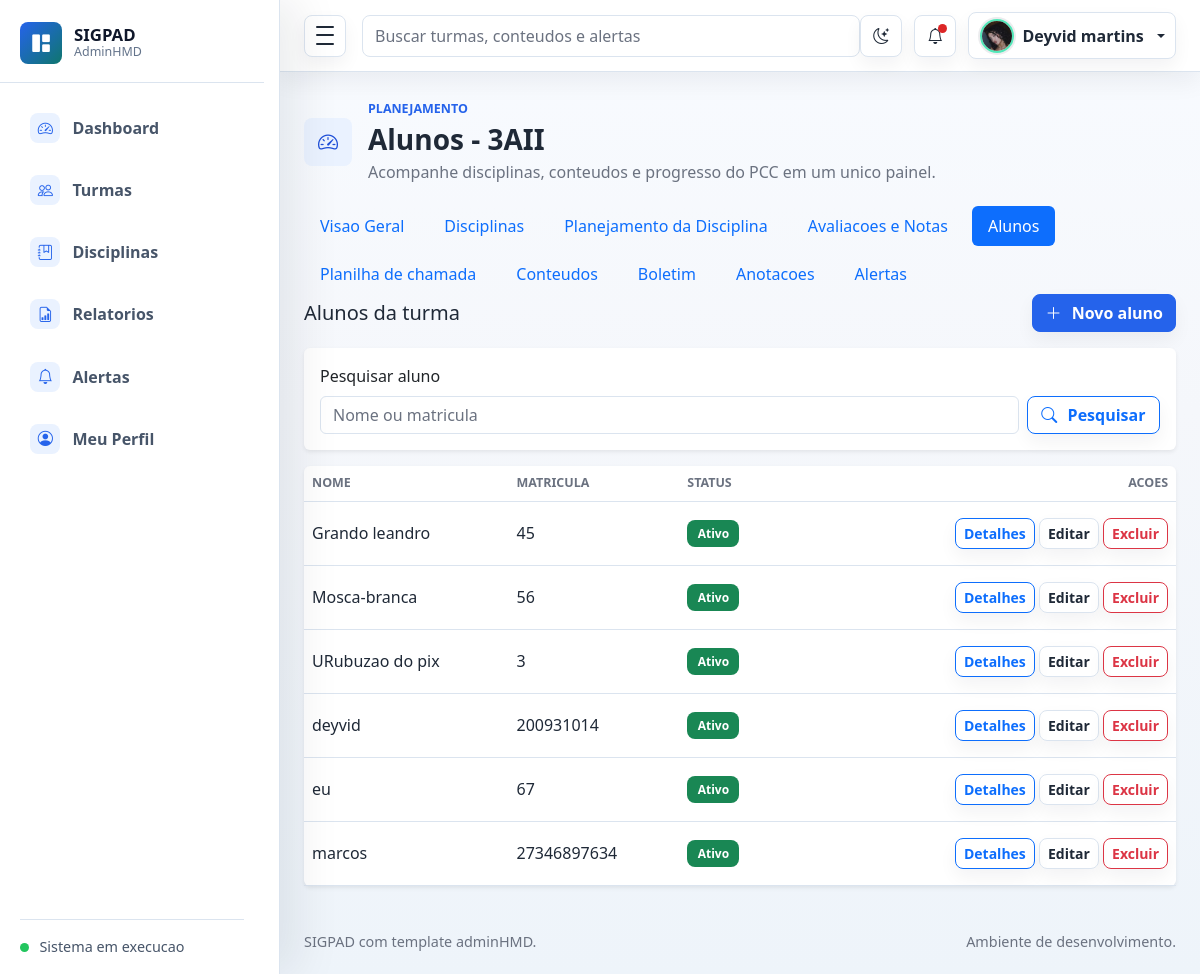
/turmas/3/alunos/ (signed in), run on the app's committed database.
### planejamento/models.py (models this page shows, shortened)
class PerfilUsuario(models.Model):
    usuario = models.OneToOneField(User, verbose_name='usuario', on_delete=models.CASCADE)
    foto = models.ImageField('foto', upload_to='usuarios/fotos/', blank=True, null=True)
    created_at = models.DateTimeField('criado em', auto_now_add=True)
    class Meta:
        verbose_name = 'Perfil de usuario'
        verbose_name_plural = 'Perfis de usuarios'
        ordering = ['usuario__username']

class Turma(models.Model):
    TURNO_CHOICES = [
        ('MATUTINO', 'Matutino'),
        ('VESPERTINO', 'Vespertino'),
        ('NOTURNO', 'Noturno'),
        ('INTEGRAL', 'Integral'),
    ]
    professor = models.ForeignKey(User, verbose_name='professor', on_delete=models.CASCADE)
    nome = models.CharField('nome', max_length=100)
    ano_letivo = models.PositiveIntegerField('ano letivo')
    turno = models.CharField('turno', max_length=20, choices=TURNO_CHOICES)
    descricao = models.TextField('descricao', blank=True, null=True)
    created_at = models.DateTimeField('criado em', auto_now_add=True)
    class Meta:
        verbose_name = 'Turma'
        verbose_name_plural = 'Turmas'
        ordering = ['-ano_letivo', 'nome']

class Aluno(models.Model):
    turma = models.ForeignKey(Turma, verbose_name='turma', on_delete=models.CASCADE, related_name='alunos')
    nome = models.CharField('nome', max_length=150)
    matricula = models.CharField('matricula', max_length=50, blank=True, null=True)
    ativo = models.BooleanField('ativo', default=True)
    created_at = models.DateTimeField('criado em', auto_now_add=True)
    class Meta:
        verbose_name = 'Aluno'
        verbose_name_plural = 'Alunos'
        ordering = ['nome']

### planejamento/views.py (the view)
# urls.py: path('turmas/<int:turma_id>/alunos/', views.aluno_lista, name='aluno_lista'),
@login_required
def aluno_lista(request, turma_id):
    turma = get_object_or_404(Turma.objects.filter(professor=request.user), id=turma_id)
    alunos = turma.alunos.all()
    busca = (request.GET.get('q') or '').strip()
    if busca:
        alunos = alunos.filter(Q(nome__icontains=busca) | Q(matricula__icontains=busca))
    return render(request, 'alunos/lista.html', {'turma': turma, 'alunos': alunos})

### planejamento/context_processors.py (called while the page is built)
def perfil_usuario_logado(request):
    if not request.user.is_authenticated:
        return {'perfil_usuario_logado': None}
    perfil, _ = PerfilUsuario.objects.get_or_create(usuario=request.user)
    alertas = Alerta.objects.filter(usuario=request.user, lido=False)
    return {
        'perfil_usuario_logado': perfil,
        'alertas_nao_lidos_navbar': alertas.count(),
        'alertas_navbar': alertas_gerais_usuario(request.user),
    }

### planejamento/models.py (called while the page is built)
    def get_badge_class(self):
        classes = {
            'INICIO': 'text-bg-primary',
            'ATRASO': 'text-bg-danger',
            'SISTEMA': 'text-bg-warning',
        }
        if self.lido:
            return 'text-bg-secondary'
        return classes.get(self.tipo, 'text-bg-secondary')

    def get_icon_class(self):
        icons = {
            'INICIO': 'bi bi-play-circle',
            'ATRASO': 'bi bi-exclamation-triangle',
            'SISTEMA': 'bi bi-info-circle',
        }
        return icons.get(self.tipo, 'bi bi-bell')

### planejamento/utils.py (called while the page is built)
def _titulo_alerta_geral(turma_nome, tipo):
    titulos = {
        'ATRASO': f'Turma {turma_nome} possui atividade atrasada.',
        'INICIO': f'Turma {turma_nome} possui atividade iniciando em breve.',
        'SISTEMA': f'Turma {turma_nome} possui alerta pendente.',
    }
    return titulos.get(tipo, f'Turma {turma_nome} possui alerta.')

### templates/alunos/lista.html (shortened to what this page needs)
{% extends 'base.html' %}
{% block page_title %}Alunos - {{ turma.nome }}{% endblock %}
{% block turma_subnav %}
{% include 'turmas/_submenu.html' %}
{% endblock %}
{% block content %}
<div class="d-flex justify-content-between align-items-center mb-3">
    <h2 class="h5 mb-0">Alunos da turma</h2>
    <a href="{% url 'aluno_criar' turma.id %}" class="btn btn-primary"><i class="bi bi-plus-lg me-1"></i>Novo aluno</a>
</div>
<form method="get" class="card border-0 shadow-sm mb-3">
    <div class="card-body row g-2 align-items-end">
        <div class="col-12 col-md-10">
            <label class="form-label" for="q">Pesquisar aluno</label>
            <input class="form-control" id="q" name="q" type="search" value="{{ request.GET.q }}" placeholder="Nome ou matricula">
        </div>
        <div class="col-12 col-md-2 d-grid">
            <button class="btn btn-outline-primary" type="submit"><i class="bi bi-search me-1"></i>Pesquisar</button>
        </div>
    </div>
</form>
<div class="card border-0 shadow-sm">
    <div class="table-responsive">
        <table class="table table-hover align-middle mb-0">
            <thead>
                <tr>
                    <th>Nome</th>
                    <th>Matricula</th>
                    <th>Status</th>
                    <th class="text-end">Acoes</th>
                </tr>
            </thead>
            <tbody>
                {% for aluno in alunos %}
                    <tr>
                        <td>{{ aluno.nome }}</td>
                        <td>{{ aluno.matricula|default:'-' }}</td>
                        <td><span class="badge {% if aluno.ativo %}text-bg-success{% else %}text-bg-secondary{% endif %}">{% if aluno.ativo %}Ativo{% else %}Inativo{% endif %}</span></td>
                        <td class="text-end">
                            <a href="{% url 'aluno_detalhes' turma.id aluno.id %}" class="btn btn-sm btn-outline-primary">Detalhes</a>
                            <a href="{% url 'aluno_editar' turma.id aluno.id %}" class="btn btn-sm btn-outline-secondary">Editar</a>
                            <a href="{% url 'aluno_deletar' turma.id aluno.id %}" class="btn btn-sm btn-outline-danger">Excluir</a>
                        </td>
                    </tr>
                {% empty %}
                    <tr>
                        <td colspan="4" class="text-center text-muted py-4">Nenhum aluno cadastrado.</td>
                    </tr>
                {% endfor %}
            </tbody>
        </table>
    </div>
</div>
{% endblock %}

### templates/base.html (shortened to what this page needs)
{% load static %}
<!doctype html>
<html lang="pt-br">
<head>
    <link rel="stylesheet" href="{% static 'assets/css/bootstrap.min.css' %}">
    <link rel="stylesheet" href="{% static 'assets/vendors/bootstrap-icons/bootstrap-icons.css' %}">
    <link rel="stylesheet" href="{% static 'assets/css/style.css' %}">
</head>
<body>
    <div class="admin-shell">
        <aside class="admin-sidebar" id="adminSidebar" aria-label="Navegacao principal">
            <div class="sidebar-header">
                <a class="brand-mark" href="{% url 'dashboard' %}" aria-label="SIGPAD dashboard">
                    <span class="brand-icon"><i class="bi bi-grid-1x2-fill" aria-hidden="true"></i></span>
                    <span class="brand-copy">
                        <span class="brand-title">SIGPAD</span>
                        <span class="brand-subtitle">AdminHMD</span>
                    </span>
                </a>
            </div>
            <nav class="sidebar-nav">
                <a class="nav-link {% if request.resolver_match.url_name == 'dashboard' %}active{% endif %}" href="{% url 'dashboard' %}" {% if request.resolver_match.url_name == 'dashboard' %}aria-current="page"{% endif %}>
                    <span class="nav-icon"><i class="bi bi-speedometer2" aria-hidden="true"></i></span>
                    <span class="nav-text">Dashboard</span>
                </a>
                <a class="nav-link {% if 'turma' in request.resolver_match.url_name %}active{% endif %}" href="{% url 'turma_lista' %}">
                    <span class="nav-icon"><i class="bi bi-people" aria-hidden="true"></i></span>
                    <span class="nav-text">Turmas</span>
                </a>
                <a class="nav-link {% if 'disciplina' in request.resolver_match.url_name %}active{% endif %}" href="{% url 'disciplina_lista' %}">
                    <span class="nav-icon"><i class="bi bi-journal-bookmark" aria-hidden="true"></i></span>
                    <span class="nav-text">Disciplinas</span>
                </a>
                <a class="nav-link {% if 'relatorio' in request.resolver_match.url_name or 'exportar' in request.resolver_match.url_name %}active{% endif %}" href="{% url 'relatorio_lista' %}">
                    <span class="nav-icon"><i class="bi bi-file-earmark-bar-graph" aria-hidden="true"></i></span>
                    <span class="nav-text">Relatorios</span>
                </a>
                <a class="nav-link {% if 'alerta' in request.resolver_match.url_name %}active{% endif %}" href="{% url 'alerta_lista' %}">
                    <span class="nav-icon"><i class="bi bi-bell" aria-hidden="true"></i></span>
                    <span class="nav-text">Alertas</span>
                </a>
                <a class="nav-link " href="{% url 'perfil_usuario' %}">
                    <span class="nav-icon"><i class="bi bi-person-circle" aria-hidden="true"></i></span>
                    <span class="nav-text">Meu Perfil</span>
                </a>
            </nav>
            <div class="sidebar-footer">
                <span class="status-dot"></span>
                <span class="sidebar-footer-text">Sistema em execucao</span>
            </div>
        </aside>
        <div class="admin-main">
            <nav class="navbar admin-navbar navbar-expand bg-white">
                <div class="container-fluid px-3 px-lg-4">
                    <button class="sidebar-toggle" type="button" data-sidebar-toggle aria-controls="adminSidebar" aria-expanded="true" aria-label="Alternar menu">
                        <span></span>
                        <span></span>
                        <span></span>
                    </button>
                    <form class="d-none d-md-flex ms-3 flex-grow-1" role="search">
                        <input class="form-control search-input" type="search" placeholder="Buscar turmas, conteudos e alertas" aria-label="Buscar">
                    </form>
                    <div class="navbar-actions ms-auto">
                        <button class="icon-button theme-toggle" type="button" data-theme-toggle aria-label="Alternar tema" title="Alternar tema">
                            <i class="bi bi-moon-stars" data-theme-icon aria-hidden="true"></i>
                        </button>
                        <div class="dropdown">
                            <button class="icon-button" type="button" data-bs-toggle="dropdown" aria-expanded="false" aria-label="Notificacoes">
                                {% if alertas_nao_lidos_navbar %}
                                    <span class="notification-dot"></span>
                                {% endif %}
                                <i class="bi bi-bell" aria-hidden="true"></i>
                            </button>
                        </div>
                        <div class="dropdown">
                            <button class="profile-button dropdown-toggle" type="button" data-bs-toggle="dropdown" aria-expanded="false">
                                {% if request.user.is_authenticated and perfil_usuario_logado.foto %}
                                    <img class="avatar-img avatar-sm rounded-circle" src="{{ perfil_usuario_logado.foto.url }}" alt="Foto do usuario">
                                {% else %}
                                    <img class="avatar-img avatar-sm rounded-circle" src="{% static 'assets/images/avatar/avatar.jpg' %}" alt="Foto padrao">
                                {% endif %}
                                <span class="profile-name d-none d-sm-inline">{% if request.user.is_authenticated %}{{ request.user.get_full_name|default:request.user.username }}{% else %}Entrar{% endif %}</span>
                            </button>
                        </div>
                    </div>
                </div>
            </nav>
            <main class="dashboard-content">
                <div class="container-fluid px-3 px-lg-4 py-4">
                    <div class="page-heading">
                        <div class="page-heading-copy">
                            <span class="page-icon">{% block page_icon %}<i class="bi bi-speedometer2" aria-hidden="true"></i>{% endblock %}</span>
                            <div>
                                <p class="eyebrow mb-1">{% block page_eyebrow %}Planejamento{% endblock %}</p>
                                <h1 class="h3 mb-1">{% block page_title %}Dashboard{% endblock %}</h1>
                                <p class="text-muted mb-0">{% block page_subtitle %}Acompanhe disciplinas, conteudos e progresso do PCC em um unico painel.{% endblock %}</p>
                            </div>
                        </div>
                    </div>
                    {% block turma_subnav %}{% endblock %}
                    {% block content %}{% endblock %}
                </div>
            </main>
            <footer class="admin-footer">
                <div class="container-fluid px-3 px-lg-4">
                    <span>SIGPAD com template adminHMD.</span>
                    <span>Ambiente de desenvolvimento.</span>
                </div>
            </footer>
        </div>
    </div>
</body>
</html>

### data on the page
PerfilUsuario: foto (picture)
Turma: nome "3AII"
Aluno: nome "Grando leandro", matricula "45", ativo "Ativo"
Aluno: nome "Mosca-branca", matricula "56", ativo "Ativo"
Aluno: nome "URubuzao do pix", matricula "3", ativo "Ativo"
Aluno: nome "deyvid", matricula "200931014", ativo "Ativo"
Aluno: nome "eu", matricula "67", ativo "Ativo"
Aluno: nome "marcos", matricula "27346897634", ativo "Ativo"

### other printed values
{{ request.user.get_full_name|default:request.user.username }} "Deyvid martins"
